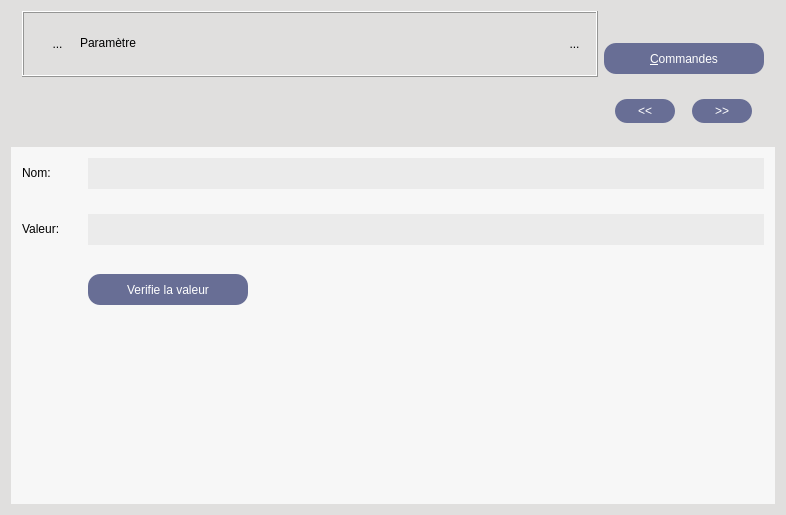
<?xml version="1.0" encoding="UTF-8"?>
<ui version="4.0">
 <class>WidgetParam</class>
 <widget class="QWidget" name="WidgetParam">
  <property name="geometry">
   <rect>
    <x>0</x>
    <y>0</y>
    <width>786</width>
    <height>515</height>
   </rect>
  </property>
  <property name="sizePolicy">
   <sizepolicy hsizetype="Expanding" vsizetype="Expanding">
    <horstretch>0</horstretch>
    <verstretch>0</verstretch>
   </sizepolicy>
  </property>
  <property name="minimumSize">
   <size>
    <width>0</width>
    <height>0</height>
   </size>
  </property>
  <property name="windowTitle">
   <string>DCommandeUnique</string>
  </property>
  <property name="toolTip">
   <string/>
  </property>
  <property name="styleSheet">
   <string notr="true">background-color : rgb(224,223,222);
font : 'times' 9px</string>
  </property>
  <layout class="QVBoxLayout" name="verticalLayout_2">
   <item>
    <widget class="QFrame" name="frameAffichage">
     <property name="sizePolicy">
      <sizepolicy hsizetype="Preferred" vsizetype="Fixed">
       <horstretch>0</horstretch>
       <verstretch>0</verstretch>
      </sizepolicy>
     </property>
     <property name="minimumSize">
      <size>
       <width>0</width>
       <height>130</height>
      </size>
     </property>
     <property name="maximumSize">
      <size>
       <width>16777215</width>
       <height>130</height>
      </size>
     </property>
     <property name="styleSheet">
      <string notr="true">background-color:rgb(224,223,222)</string>
     </property>
     <property name="frameShape">
      <enum>QFrame::NoFrame</enum>
     </property>
     <property name="frameShadow">
      <enum>QFrame::Raised</enum>
     </property>
     <layout class="QHBoxLayout" name="horizontalLayout_5">
      <property name="spacing">
       <number>0</number>
      </property>
      <property name="topMargin">
       <number>0</number>
      </property>
      <property name="bottomMargin">
       <number>0</number>
      </property>
      <item>
       <layout class="QHBoxLayout" name="horizontalLayout_4">
        <item>
         <layout class="QVBoxLayout" name="verticalLayout_3">
          <item>
           <widget class="QFrame" name="frame_3">
            <property name="sizePolicy">
             <sizepolicy hsizetype="Preferred" vsizetype="Fixed">
              <horstretch>0</horstretch>
              <verstretch>0</verstretch>
             </sizepolicy>
            </property>
            <property name="frameShape">
             <enum>QFrame::Box</enum>
            </property>
            <property name="frameShadow">
             <enum>QFrame::Raised</enum>
            </property>
            <layout class="QHBoxLayout" name="horizontalLayout_6">
             <property name="spacing">
              <number>0</number>
             </property>
             <item>
              <spacer name="horizontalSpacer_6">
               <property name="orientation">
                <enum>Qt::Horizontal</enum>
               </property>
               <property name="sizeType">
                <enum>QSizePolicy::Fixed</enum>
               </property>
               <property name="sizeHint" stdset="0">
                <size>
                 <width>13</width>
                 <height>20</height>
                </size>
               </property>
              </spacer>
             </item>
             <item>
              <widget class="MonBoutonValide" name="RBValide">
               <property name="minimumSize">
                <size>
                 <width>17</width>
                 <height>31</height>
                </size>
               </property>
               <property name="maximumSize">
                <size>
                 <width>21</width>
                 <height>31</height>
                </size>
               </property>
               <property name="focusPolicy">
                <enum>Qt::ClickFocus</enum>
               </property>
               <property name="toolTip">
                <string>Affiche le rapport de validité de la commande</string>
               </property>
               <property name="styleSheet">
                <string notr="true">border : 0px</string>
               </property>
               <property name="text">
                <string>...</string>
               </property>
               <property name="icon">
                <iconset>
                 <normaloff>../Editeur/icons/ast-green-ball.png</normaloff>../Editeur/icons/ast-green-ball.png</iconset>
               </property>
               <property name="iconSize">
                <size>
                 <width>21</width>
                 <height>31</height>
                </size>
               </property>
              </widget>
             </item>
             <item>
              <spacer name="horizontalSpacer_4">
               <property name="orientation">
                <enum>Qt::Horizontal</enum>
               </property>
               <property name="sizeType">
                <enum>QSizePolicy::Fixed</enum>
               </property>
               <property name="sizeHint" stdset="0">
                <size>
                 <width>13</width>
                 <height>20</height>
                </size>
               </property>
              </spacer>
             </item>
             <item>
              <widget class="QLabel" name="labelParam">
               <property name="sizePolicy">
                <sizepolicy hsizetype="MinimumExpanding" vsizetype="Fixed">
                 <horstretch>0</horstretch>
                 <verstretch>0</verstretch>
                </sizepolicy>
               </property>
               <property name="minimumSize">
                <size>
                 <width>150</width>
                 <height>31</height>
                </size>
               </property>
               <property name="frameShape">
                <enum>QFrame::NoFrame</enum>
               </property>
               <property name="frameShadow">
                <enum>QFrame::Raised</enum>
               </property>
               <property name="text">
                <string>&lt;html&gt;&lt;head/&gt;&lt;body&gt;&lt;p&gt;&lt;span style=&quot; color:#000000;&quot;&gt;Paramètre&lt;/span&gt;&lt;/p&gt;&lt;/body&gt;&lt;/html&gt;</string>
               </property>
              </widget>
             </item>
             <item>
              <spacer name="toto">
               <property name="orientation">
                <enum>Qt::Horizontal</enum>
               </property>
               <property name="sizeType">
                <enum>QSizePolicy::Maximum</enum>
               </property>
               <property name="sizeHint" stdset="0">
                <size>
                 <width>2</width>
                 <height>40</height>
                </size>
               </property>
              </spacer>
             </item>
             <item>
              <spacer name="horizontalSpacer_8">
               <property name="orientation">
                <enum>Qt::Horizontal</enum>
               </property>
               <property name="sizeType">
                <enum>QSizePolicy::Ignored</enum>
               </property>
               <property name="sizeHint" stdset="0">
                <size>
                 <width>2</width>
                 <height>40</height>
                </size>
               </property>
              </spacer>
             </item>
             <item>
              <spacer name="horizontalSpacer_9">
               <property name="orientation">
                <enum>Qt::Horizontal</enum>
               </property>
               <property name="sizeType">
                <enum>QSizePolicy::Fixed</enum>
               </property>
               <property name="sizeHint" stdset="0">
                <size>
                 <width>13</width>
                 <height>20</height>
                </size>
               </property>
              </spacer>
             </item>
             <item>
              <widget class="QToolButton" name="RBPoubelle">
               <property name="minimumSize">
                <size>
                 <width>21</width>
                 <height>31</height>
                </size>
               </property>
               <property name="maximumSize">
                <size>
                 <width>21</width>
                 <height>31</height>
                </size>
               </property>
               <property name="focusPolicy">
                <enum>Qt::ClickFocus</enum>
               </property>
               <property name="toolTip">
                <string>Détruit la commande</string>
               </property>
               <property name="styleSheet">
                <string notr="true">border : 0px</string>
               </property>
               <property name="text">
                <string>...</string>
               </property>
               <property name="icon">
                <iconset>
                 <normaloff>../Editeur/icons/deleteRond.png</normaloff>../Editeur/icons/deleteRond.png</iconset>
               </property>
               <property name="iconSize">
                <size>
                 <width>21</width>
                 <height>31</height>
                </size>
               </property>
              </widget>
             </item>
            </layout>
            <zorder>RBValide</zorder>
            <zorder>RBPoubelle</zorder>
            <zorder>horizontalSpacer_4</zorder>
            <zorder>labelParam</zorder>
           </widget>
          </item>
          <item>
           <spacer name="verticalSpacer_3">
            <property name="orientation">
             <enum>Qt::Vertical</enum>
            </property>
            <property name="sizeHint" stdset="0">
             <size>
              <width>20</width>
              <height>40</height>
             </size>
            </property>
           </spacer>
          </item>
         </layout>
        </item>
        <item>
         <layout class="QVBoxLayout" name="verticalLayout_4">
          <property name="spacing">
           <number>8</number>
          </property>
          <property name="topMargin">
           <number>15</number>
          </property>
          <item>
           <widget class="QPushButton" name="bCatalogue">
            <property name="sizePolicy">
             <sizepolicy hsizetype="Fixed" vsizetype="Fixed">
              <horstretch>0</horstretch>
              <verstretch>0</verstretch>
             </sizepolicy>
            </property>
            <property name="minimumSize">
             <size>
              <width>160</width>
              <height>31</height>
             </size>
            </property>
            <property name="focusPolicy">
             <enum>Qt::ClickFocus</enum>
            </property>
            <property name="toolTip">
             <string>Affiche les commandes possibles</string>
            </property>
            <property name="styleSheet">
             <string notr="true">background-color:rgb(104,110,149);
color :white;
border-radius : 12px
</string>
            </property>
            <property name="text">
             <string>&amp;Commandes</string>
            </property>
            <property name="shortcut">
             <string>Shift+A, Alt+A, Alt+A, Alt+A</string>
            </property>
            <property name="autoDefault">
             <bool>true</bool>
            </property>
            <property name="default">
             <bool>true</bool>
            </property>
           </widget>
          </item>
          <item>
           <layout class="QHBoxLayout" name="horizontalLayout_8">
            <item>
             <widget class="QPushButton" name="bAvant">
              <property name="sizePolicy">
               <sizepolicy hsizetype="Fixed" vsizetype="Fixed">
                <horstretch>0</horstretch>
                <verstretch>0</verstretch>
               </sizepolicy>
              </property>
              <property name="minimumSize">
               <size>
                <width>60</width>
                <height>24</height>
               </size>
              </property>
              <property name="maximumSize">
               <size>
                <width>60</width>
                <height>24</height>
               </size>
              </property>
              <property name="focusPolicy">
               <enum>Qt::ClickFocus</enum>
              </property>
              <property name="toolTip">
               <string>Affiche le formulaire de la commande précédente</string>
              </property>
              <property name="styleSheet">
               <string notr="true">background-color:rgb(104,110,149);
color :white;
border-radius : 12px
</string>
              </property>
              <property name="text">
               <string>&lt;&lt;</string>
              </property>
              <property name="shortcut">
               <string>Shift+A, Alt+A, Alt+A, Alt+A</string>
              </property>
              <property name="autoDefault">
               <bool>true</bool>
              </property>
              <property name="default">
               <bool>true</bool>
              </property>
             </widget>
            </item>
            <item>
             <widget class="QPushButton" name="bApres">
              <property name="sizePolicy">
               <sizepolicy hsizetype="Fixed" vsizetype="Fixed">
                <horstretch>0</horstretch>
                <verstretch>0</verstretch>
               </sizepolicy>
              </property>
              <property name="minimumSize">
               <size>
                <width>60</width>
                <height>24</height>
               </size>
              </property>
              <property name="maximumSize">
               <size>
                <width>60</width>
                <height>24</height>
               </size>
              </property>
              <property name="focusPolicy">
               <enum>Qt::ClickFocus</enum>
              </property>
              <property name="toolTip">
               <string>Affiche le formulaire de la commande suivante</string>
              </property>
              <property name="styleSheet">
               <string notr="true">background-color:rgb(104,110,149);
color :white;
border-radius : 12px
</string>
              </property>
              <property name="text">
               <string>&gt;&gt;</string>
              </property>
              <property name="shortcut">
               <string>Shift+A, Alt+A, Alt+A, Alt+A</string>
              </property>
              <property name="autoDefault">
               <bool>true</bool>
              </property>
              <property name="default">
               <bool>true</bool>
              </property>
             </widget>
            </item>
           </layout>
          </item>
         </layout>
        </item>
       </layout>
      </item>
     </layout>
    </widget>
   </item>
   <item>
    <widget class="QScrollArea" name="scrollAreaCommandes">
     <property name="minimumSize">
      <size>
       <width>0</width>
       <height>81</height>
      </size>
     </property>
     <property name="styleSheet">
      <string notr="true">background : rgb(247,247,247);



</string>
     </property>
     <property name="frameShape">
      <enum>QFrame::NoFrame</enum>
     </property>
     <property name="verticalScrollBarPolicy">
      <enum>Qt::ScrollBarAsNeeded</enum>
     </property>
     <property name="widgetResizable">
      <bool>true</bool>
     </property>
     <widget class="QWidget" name="scrollAreaWidgetContents">
      <property name="geometry">
       <rect>
        <x>0</x>
        <y>0</y>
        <width>768</width>
        <height>361</height>
       </rect>
      </property>
      <layout class="QVBoxLayout" name="verticalLayout">
       <item>
        <layout class="QGridLayout" name="gridLayout">
         <property name="spacing">
          <number>25</number>
         </property>
         <item row="1" column="0">
          <widget class="QLabel" name="textLabelVal">
           <property name="text">
            <string>&lt;html&gt;&lt;head/&gt;&lt;body&gt;&lt;p&gt;Valeur: &lt;/p&gt;&lt;/body&gt;&lt;/html&gt;</string>
           </property>
           <property name="wordWrap">
            <bool>false</bool>
           </property>
          </widget>
         </item>
         <item row="0" column="1">
          <widget class="QLineEdit" name="lineEditNom">
           <property name="minimumSize">
            <size>
             <width>231</width>
             <height>31</height>
            </size>
           </property>
           <property name="styleSheet">
            <string notr="true">background:rgb(235,235,235);
border:0px;

</string>
           </property>
          </widget>
         </item>
         <item row="1" column="1">
          <widget class="QLineEdit" name="lineEditVal">
           <property name="minimumSize">
            <size>
             <width>231</width>
             <height>31</height>
            </size>
           </property>
           <property name="styleSheet">
            <string notr="true">background:rgb(235,235,235);
border:0px;</string>
           </property>
          </widget>
         </item>
         <item row="0" column="0">
          <widget class="QLabel" name="textLabelNom">
           <property name="text">
            <string>&lt;html&gt;&lt;head/&gt;&lt;body&gt;&lt;p&gt;Nom: &lt;/p&gt;&lt;/body&gt;&lt;/html&gt;</string>
           </property>
           <property name="wordWrap">
            <bool>false</bool>
           </property>
          </widget>
         </item>
         <item row="2" column="0">
          <spacer name="verticalSpacer">
           <property name="orientation">
            <enum>Qt::Vertical</enum>
           </property>
           <property name="sizeHint" stdset="0">
            <size>
             <width>20</width>
             <height>40</height>
            </size>
           </property>
          </spacer>
         </item>
         <item row="2" column="1">
          <widget class="QPushButton" name="bVerifie">
           <property name="sizePolicy">
            <sizepolicy hsizetype="Fixed" vsizetype="Fixed">
             <horstretch>0</horstretch>
             <verstretch>0</verstretch>
            </sizepolicy>
           </property>
           <property name="minimumSize">
            <size>
             <width>160</width>
             <height>31</height>
            </size>
           </property>
           <property name="toolTip">
            <string>Affiche les commandes possibles</string>
           </property>
           <property name="styleSheet">
            <string notr="true">background-color:rgb(104,110,149);
color :white;
border-radius : 12px
</string>
           </property>
           <property name="text">
            <string>Verifie la valeur</string>
           </property>
           <property name="shortcut">
            <string>Shift+A, Alt+A, Alt+A, Alt+A</string>
           </property>
           <property name="autoDefault">
            <bool>true</bool>
           </property>
           <property name="default">
            <bool>true</bool>
           </property>
          </widget>
         </item>
        </layout>
       </item>
       <item>
        <widget class="QLabel" name="LECommentaire">
         <property name="text">
          <string>&lt;html&gt;&lt;head/&gt;&lt;body&gt;&lt;p&gt;&lt;br/&gt;&lt;/p&gt;&lt;/body&gt;&lt;/html&gt;</string>
         </property>
         <property name="wordWrap">
          <bool>false</bool>
         </property>
        </widget>
       </item>
       <item>
        <spacer name="verticalSpacer_2">
         <property name="orientation">
          <enum>Qt::Vertical</enum>
         </property>
         <property name="sizeHint" stdset="0">
          <size>
           <width>20</width>
           <height>70</height>
          </size>
         </property>
        </spacer>
       </item>
      </layout>
     </widget>
    </widget>
   </item>
  </layout>
 </widget>
 <layoutdefault spacing="6" margin="11"/>
 <pixmapfunction>qPixmapFromMimeSource</pixmapfunction>
 <customwidgets>
  <customwidget>
   <class>MonBoutonValide</class>
   <extends>QToolButton</extends>
   <header>InterfaceGUI.QT5.monBoutonValide.h</header>
  </customwidget>
 </customwidgets>
 <tabstops>
  <tabstop>scrollAreaCommandes</tabstop>
 </tabstops>
 <resources/>
 <connections/>
</ui>
